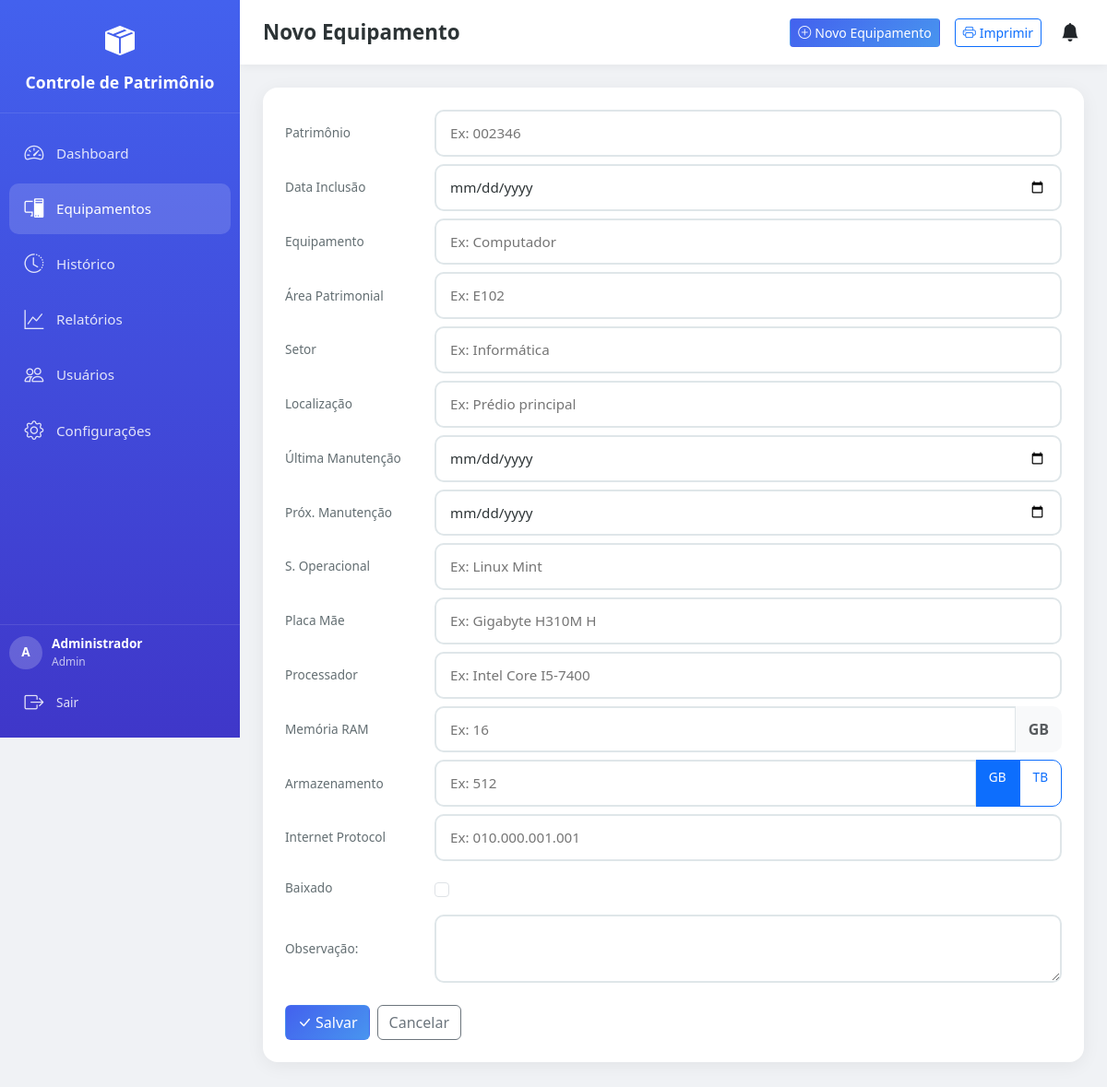
Page /equipamento/novo (signed in) on the committed database.
### app/models/models.py (models this page shows, shortened)
class Configuracao(db.Model):
    __tablename__ = 'configuracoes'
    id = db.Column(db.Integer, primary_key=True)
    nome_empresa = db.Column(db.String(200), default='Controle de Patrimônio')
    logo = db.Column(db.String(200), nullable=True)
    dias_lembrete_manutencao = db.Column(db.String(50), default='30,15,7,1')
    tema = db.Column(db.String(20), default='claro')
    data_atualizacao = db.Column(db.DateTime, default=datetime.now, onupdate=datetime.now)

class Usuario(UserMixin, db.Model):
    __tablename__ = 'usuarios'
    id = db.Column(db.Integer, primary_key=True)
    nome = db.Column(db.String(100), nullable=False)
    username = db.Column(db.String(50), unique=True, nullable=False)
    email = db.Column(db.String(120), unique=True, nullable=False)
    password_hash = db.Column(db.String(256), nullable=False)
    is_admin = db.Column(db.Boolean, default=False)
    ativo = db.Column(db.Boolean, default=True)
    data_criacao = db.Column(db.DateTime, default=datetime.now)
    equipamentos = db.relationship('Equipamento', backref='usuario_cadastro', lazy=True)

### app/routes/main.py (the view, shortened to what this page needs)
@bp.route('/equipamento/novo', methods=['GET', 'POST'])
@login_required
def equipamento_novo():
    config = Configuracao.query.first()
    return render_template('equipamento_form.html', equipamento=None, config=config)

### app/templates/equipamento_form.html (shortened to what this page needs)
{% extends "base.html" %}
{% block page_title %}{{ 'Editar' if equipamento else 'Novo' }} Equipamento{% endblock %}
{% block content %}
<div class="card-modern p-3 p-md-4">
    <form method="POST">
        <div class="d-flex flex-column gap-2">
            <div class="form-line">
                <label class="form-line-label" for="patrimonio">Patrimônio</label>
                <input type="text" name="patrimonio" id="patrimonio" class="form-control-modern form-line-input"
                       value="{{ equipamento.patrimonio if equipamento else '' }}"
                       placeholder="Ex: 002346">
            </div>
            <div class="form-line">
                <label class="form-line-label" for="data_inclusao">Data Inclusão</label>
                <input type="date" name="data_inclusao" id="data_inclusao" class="form-control-modern form-line-input"
                       value="{{ equipamento.data_inclusao.strftime('%Y-%m-%d') if equipamento and equipamento.data_inclusao else '' }}">
            </div>
            <div class="form-line">
                <label class="form-line-label" for="equipamento">Equipamento</label>
                <input type="text" name="equipamento" id="equipamento" class="form-control-modern form-line-input"
                       value="{{ equipamento.equipamento if equipamento else '' }}"
                       placeholder="Ex: Computador">
            </div>
            <div class="form-line">
                <label class="form-line-label" for="area_patrimonial">Área Patrimonial</label>
                <input type="text" name="area_patrimonial" id="area_patrimonial" class="form-control-modern form-line-input"
                       value="{{ equipamento.area_patrimonial if equipamento else '' }}"
                       placeholder="Ex: E102">
            </div>
            <div class="form-line">
                <label class="form-line-label" for="setor">Setor</label>
                <input type="text" name="setor" id="setor" class="form-control-modern form-line-input"
                       value="{{ equipamento.setor if equipamento else '' }}"
                       placeholder="Ex: Informática">
            </div>
            <div class="form-line">
                <label class="form-line-label" for="localizacao">Localização</label>
                <input type="text" name="localizacao" id="localizacao" class="form-control-modern form-line-input"
                       value="{{ equipamento.localizacao if equipamento else '' }}"
                       placeholder="Ex: Prédio principal">
            </div>
            <div class="form-line">
                <label class="form-line-label" for="ultima_manutencao">Última Manutenção</label>
                <input type="date" name="ultima_manutencao" id="ultima_manutencao" class="form-control-modern form-line-input"
                       value="{{ equipamento.ultima_manutencao.strftime('%Y-%m-%d') if equipamento and equipamento.ultima_manutencao else '' }}">
            </div>
            <div class="form-line">
                <label class="form-line-label" for="proxima_manutencao">Próx. Manutenção</label>
                <input type="date" name="proxima_manutencao" id="proxima_manutencao" class="form-control-modern form-line-input"
                       value="{{ equipamento.proxima_manutencao.strftime('%Y-%m-%d') if equipamento and equipamento.proxima_manutencao else '' }}">
            </div>
            <div class="form-line">
                <label class="form-line-label" for="sistema_operacional">S. Operacional</label>
                <input type="text" name="sistema_operacional" id="sistema_operacional" class="form-control-modern form-line-input"
                       value="{{ equipamento.sistema_operacional if equipamento else '' }}"
                       placeholder="Ex: Linux Mint">
            </div>
            <div class="form-line">
                <label class="form-line-label" for="placa_mae">Placa Mãe</label>
                <input type="text" name="placa_mae" id="placa_mae" class="form-control-modern form-line-input"
                       value="{{ equipamento.placa_mae if equipamento else '' }}"
                       placeholder="Ex: Gigabyte H310M H">
            </div>
            <div class="form-line">
                <label class="form-line-label" for="processador">Processador</label>
                <input type="text" name="processador" id="processador" class="form-control-modern form-line-input"
                       value="{{ equipamento.processador if equipamento else '' }}"
                       placeholder="Ex: Intel Core I5-7400">
            </div>
            <div class="form-line">
                <label class="form-line-label" for="memoria_ram">Memória RAM</label>
                <div class="input-group input-pequeno">
                    <input type="text" name="memoria_ram" id="memoria_ram" class="form-control-modern"
                           style="border-radius: 10px 0 0 10px;"
                           value="{{ equipamento.memoria_ram.replace(' GB', '').replace('GB', '').strip() if equipamento and equipamento.memoria_ram else '' }}"
                           placeholder="Ex: 16">
                    <span class="input-group-text bg-light border-0 fw-bold text-muted"
                          style="border-radius: 0 10px 10px 0; padding: 10px 14px;">GB</span>
                </div>
            </div>
            <div class="form-line">
                <label class="form-line-label" for="armazenamento_valor">Armazenamento</label>
                <div class="input-group input-pequeno">
                    <input type="text" name="armazenamento_valor" id="armazenamento_valor" class="form-control-modern"
                           style="border-radius: 10px 0 0 10px;"
                           value="{{ equipamento.armazenamento.split()[0] if equipamento and equipamento.armazenamento else '' }}"
                           placeholder="Ex: 512">
                    <div class="btn-group" role="group">
                        <label class="btn btn-outline-primary" for="unidade_gb"
                               style="border-radius: 0; padding: 8px 14px; font-size: 0.85rem; border-left: none;">GB</label>
                        <label class="btn btn-outline-primary" for="unidade_tb"
                               style="border-radius: 0 10px 10px 0; padding: 8px 14px; font-size: 0.85rem;">TB</label>
                    </div>
                </div>
            </div>
            <div class="form-line">
                <label class="form-line-label" for="ip">Internet Protocol</label>
                <input type="text" name="ip" id="ip" class="form-control-modern form-line-input" maxlength="15"
                       value="{{ equipamento.ip if equipamento else '' }}" placeholder="Ex: 010.000.001.001">
            </div>
            <div class="form-line">
                <label class="form-line-label" for="baixado">Baixado</label>
                <div class="form-line-input d-flex align-items-center" style="height: 42px;">
                    <input class="form-check-input" type="checkbox" name="baixado" id="baixado"
                           {% if equipamento and equipamento.baixado %}checked{% endif %}>
                </div>
            </div>
            <div class="form-line">
                <label class="form-line-label" for="especificacao">Observação:</label>
                <textarea name="especificacao" id="especificacao" class="form-control-modern form-line-input" rows="2">{{ equipamento.especificacao if equipamento else '' }}</textarea>
            </div>
            <div class="d-flex flex-wrap gap-2 mt-3">
                <button type="submit" class="btn btn-primary-modern" onclick="prepararEnvio()">
                    <i class="bi bi-check-lg me-1"></i>Salvar
                </button>
                <a href="{{ url_for('main.equipamentos') }}" class="btn btn-outline-secondary">Cancelar</a>
            </div>
        </div>
    </form>
</div>
{% endblock %}

### app/templates/base.html (shortened to what this page needs)
<!DOCTYPE html>
<html lang="pt-BR" data-theme="{{ config.tema if config else 'claro' }}">
<head>
    <link href="https://cdn.jsdelivr.net/npm/bootstrap@5.3.2/dist/css/bootstrap.min.css" rel="stylesheet">
    <link rel="stylesheet" href="https://cdn.jsdelivr.net/npm/bootstrap-icons@1.11.1/font/bootstrap-icons.css">
    <link rel="stylesheet" href="/static/css/style.css">
</head>
<body>
    {% if current_user.is_authenticated %}
    <nav class="sidebar" id="sidebar">
        <div class="sidebar-header">
            <div class="logo-icon"><i class="bi bi-box-seam-fill"></i></div>
            <div class="logo-text">{{ config.nome_empresa if config else 'Patrimônio' }}</div>
        </div>
        <div class="sidebar-nav">
            <div class="nav-item">
                <a href="{{ url_for('main.dashboard') }}" class="nav-link {% if request.endpoint == 'main.dashboard' %}active{% endif %}">
                    <i class="bi bi-speedometer2"></i>
                    <span class="nav-text">Dashboard</span>
                </a>
            </div>
            <div class="nav-item">
                <a href="{{ url_for('main.equipamentos') }}" class="nav-link {% if request.endpoint.startswith('main.equipamento') %}active{% endif %}">
                    <i class="bi bi-pc-display"></i>
                    <span class="nav-text">Equipamentos</span>
                </a>
            </div>
            {% if current_user.is_admin %}
            <div class="nav-item">
                <a href="{{ url_for('main.historico') }}" class="nav-link {% if request.endpoint == 'main.historico' %}active{% endif %}">
                    <i class="bi bi-clock-history"></i>
                    <span class="nav-text">Histórico</span>
                </a>
            </div>
            {% endif %}
            <div class="nav-item">
                <a href="{{ url_for('main.relatorios') }}" class="nav-link {% if request.endpoint == 'main.relatorios' %}active{% endif %}">
                    <i class="bi bi-graph-up"></i>
                    <span class="nav-text">Relatórios</span>
                </a>
            </div>
            {% if current_user.is_admin %}
            <div class="nav-item">
                <a href="{{ url_for('admin.usuarios') }}" class="nav-link {% if request.endpoint.startswith('admin.') %}active{% endif %}">
                    <i class="bi bi-people"></i>
                    <span class="nav-text">Usuários</span>
                </a>
            </div>
            <div class="nav-item">
                <a href="{{ url_for('admin.configuracoes') }}" class="nav-link {% if request.endpoint == 'admin.configuracoes' %}active{% endif %}">
                    <i class="bi bi-gear"></i>
                    <span class="nav-text">Configurações</span>
                </a>
            </div>
            {% endif %}
        </div>
        <div class="sidebar-footer">
            <div class="user-info">
                <div class="user-avatar">{{ current_user.nome[0] }}</div>
                <div>
                    <div style="font-weight:600;">{{ current_user.nome }}</div>
                    <div style="opacity:0.7; font-size:0.75rem;">{{ 'Admin' if current_user.is_admin else 'Usuário' }}</div>
                </div>
            </div>
            <a href="{{ url_for('auth.logout') }}" class="nav-link mt-2" style="font-size:0.85rem;">
                <i class="bi bi-box-arrow-right"></i>
                <span class="nav-text">Sair</span>
            </a>
        </div>
    </nav>
    {% endif %}
    <div class="main-content">
        {% if current_user.is_authenticated %}
        <div class="topbar no-print">
            <h1 class="page-title">{% block page_title %}Dashboard{% endblock %}</h1>
            <div class="d-flex align-items-center gap-2 gap-md-3">
                <a href="{{ url_for('main.equipamento_novo') }}" class="btn btn-sm btn-primary-modern no-print d-none d-md-inline-flex">
                    <i class="bi bi-plus-circle me-1"></i> Novo Equipamento
                </a>
                <a href="{{ url_for('main.impressao') }}" target="_blank" class="btn btn-sm btn-outline-primary no-print d-none d-md-inline-flex">
                    <i class="bi bi-printer me-1"></i> Imprimir
                </a>
                <div class="dropdown no-print">
                    <button class="btn btn-link text-dark position-relative p-1" data-bs-toggle="dropdown">
                        <i class="bi bi-bell-fill fs-5"></i>
                    </button>
                </div>
            </div>
        </div>
        {% endif %}
        <div class="content-area">
            {% block content %}{% endblock %}
        </div>
    </div>
</body>
</html>

### rows in the picture
Configuracao: nome_empresa "Controle de Patrimônio"
Usuario: nome "A", nome "Administrador", is_admin "Admin"

### other values in the picture
{{ 'Editar' if equipamento else 'Novo' }} "Novo"
